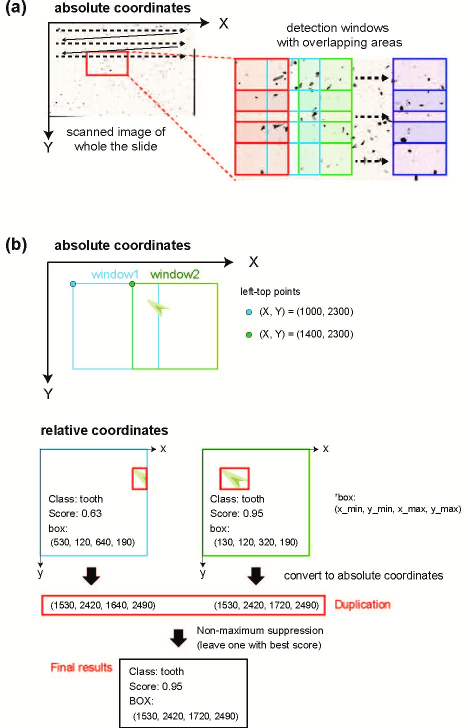
#> input picture images_for_github/Non_max_suppression.jpg, 936 x 1456 px (shown at 1/2 size)
$ python -i utils.py   (imports and definitions only)
#> lines starting #> are read from the running program, lines starting #| are printed output that depends on the picture; after the words box and inside, x2 and y2 are one past the last pixel; in counts of white or black regions, pixels touching at a corner belong together
#> further down, picture is the input picture: shape (1456, 936, 3); mean B, G, R 239.4, 242.3, 243.5
import os
import json
import pickle
import numpy as np
import cv2
import matplotlib.pyplot as plt
import xml.etree.ElementTree as ET


# for encording json files
class MyEncoder(json.JSONEncoder):
    # [29 lines left out: functions default, save_pickle, load_pickle, concatenate_pickle, not called in this run]


def save_json(obj, save_json_path):
    with open(save_json_path, 'w') as f:
        json.dump(obj, f, cls = MyEncoder)


# [51 lines left out: functions load_json, concatenate_json, get_ax, crop_image, cv2Plt, not called in this run]

def predict_contour(img):
    """
    find contours by threshoulding（見邨）
    """

    img = cv2.cvtColor(img, cv2.COLOR_BGR2GRAY)
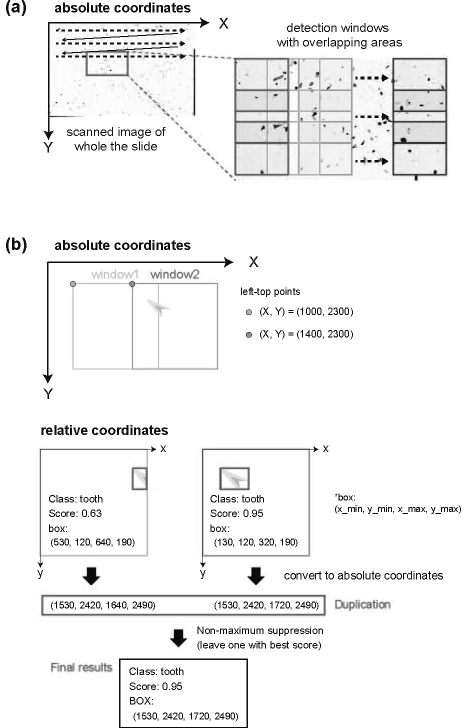
#> img: shape (1456, 936) (shown at 1/2 size); min 0, max 255, mean 242.5
    img = cv2.GaussianBlur(img, (5, 5), 2)
    _, img = cv2.threshold(img, 200, 255, cv2.THRESH_BINARY_INV)
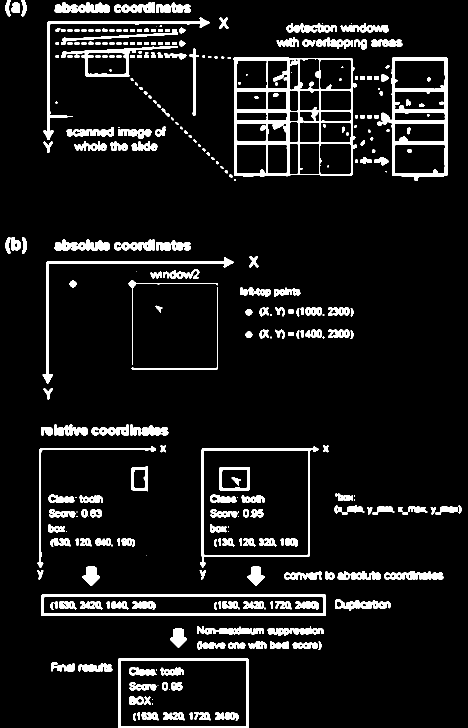
#> img: shape (1456, 936) (shown at 1/2 size); 8.5% white; 333 white regions (39 under 20 px)
    contours, _ = cv2.findContours(img,cv2.RETR_EXTERNAL,cv2.CHAIN_APPROX_SIMPLE)
#> contours = 252 contours, 44 with area under 20; largest, box (x1, y1, x2, y2) and area: (467, 115, 714, 353) 55548, (400, 893, 637, 1135) 46836, (237, 1316, 497, 1456) 35999, (754, 115, 896, 362) 26502, (82, 1189, 652, 1232) 23892
    # if multiple contours exists, return largest contour
    if len(contours) == 0:
        contour = contours
    elif len(contours) == 1:
        contour = contours[0][:, 0, :]
    else:
        areas = [cv2.contourArea(ctr) for ctr in contours]
#> areas = 252 values, max 55548.5 at index 172, min 0 at index 24, mean 1001.1
        contour = contours[np.argmax(areas)][:, 0, :]
#> contour = 94 pairs, first value 467 to 713, second value 115 to 352
    return(contour)

# [69 lines left out: functions load_xml, generate_json_template, mask2points, masks2points_list, SquareResize, not called in this run]

>>> import cv2
>>> picture = cv2.imread('../images_for_github/Non_max_suppression.jpg')
>>> result = predict_contour(picture)
#> result has the same summary as contour in predict_contour
